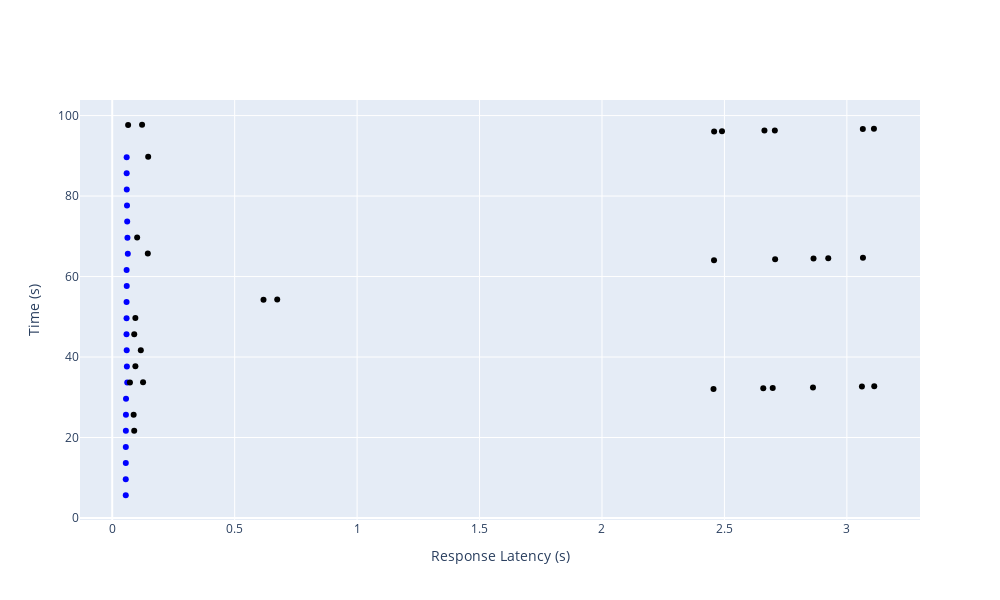

Notebook cell for this chart:
### Code cell
''' 
This cell performs the clustering according to latency s.t. we can initialize a track
'''
%autoreload 2
from fibre_tracking import DBSCANClustering

# define the number of seconds that should be considered for initialization
NUM_SECONDS = 100
T_START = 0
first_track_aps = [ap for ap in recording.actpots if ap.onset > T_START and ap.onset < T_START + NUM_SECONDS]

initial_track_labels = DBSCANClustering.perform_clustering(actpots = first_track_aps, eps = 0.003, \
                                             min_samples = 10, plot_results = True)

### Figure 1 — Plotly figure (JSON) as saved in the notebook; plotly's stock layout.template omitted (floating-point values rounded to 4 significant figures)
{"data": [{"hovertemplate": "%{text}", "marker": {"color": ["blue", "blue", "blue", "blue", "blue", "black", "blue", "black", "blue", "black", "black", "black", "black", "black", "black", "blue", "black", "black", "blue", "black", "blue", "black", "blue", "black", "blue", "black", "blue", "black", "black", "blue", "blue", "black", "black", "black", "black", "black", "blue", "black", "blue", "black", "blue", "blue", "blue", "blue", "blue", "black", "black", "black", "black", "black", "black", "black", "black", "black"], "symbol": [0, 0, 0, 0, 0, 0, 0, 0, 0, 0, 0, 0, 0, 0, 0, 0, 0, 0, 0, 0, 0, 0, 0, 0, 0, 0, 0, 0, 0, 0, 0, 0, 0, 0, 0, 0, 0, 0, 0, 0, 0, 0, 0, 0, 0, 0, 0, 0, 0, 0, 0, 0, 0, 0]}, "mode": "markers", "text": ["Latency: 55.35ms<br>Energy: 492602.87mV^2<br>Cluster Index: 0<br>Channel Index: 0<br>", "Latency: 55.25ms<br>Energy: 474010.23mV^2<br>Cluster Index: 0<br>Channel Index: 0<br>", "Latency: 55.40ms<br>Energy: 499170.06mV^2<br>Cluster Index: 0<br>Channel Index: 0<br>", "Latency: 55.50ms<br>Energy: 467836.58mV^2<br>Cluster Index: 0<br>Channel Index: 0<br>", "Latency: 55.70ms<br>Energy: 496150.22mV^2<br>Cluster Index: 0<br>Channel Index: 0<br>", "Latency: 89.80ms<br>Energy: 471432.34mV^2<br>Cluster Index: -1<br>Channel Index: 0<br>", "Latency: 56.00ms<br>Energy: 512735.34mV^2<br>Cluster Index: 0<br>Channel Index: 0<br>", "Latency: 87.50ms<br>Energy: 613601.52mV^2<br>Cluster Index: -1<br>Channel Index: 0<br>", "Latency: 56.35ms<br>Energy: 492185.37mV^2<br>Cluster Index: 0<br>Channel Index: 0<br>", "Latency: 2455.35ms<br>Energy: 397746.61mV^2<br>Cluster Index: -1<br>Channel Index: 0<br>", "Latency: 2658.60ms<br>Energy: 449923.40mV^2<br>Cluster Index: -1<br>Channel Index: 0<br>", "Latency: 2697.20ms<br>Energy: 558882.33mV^2<br>Cluster Index: -1<br>Channel Index: 0<br>", "Latency: 2861.60ms<br>Energy: 632302.33mV^2<br>Cluster Index: -1<br>Channel Index: 0<br>", "Latency: 3061.40ms<br>Energy: 421809.65mV^2<br>Cluster Index: -1<br>Channel Index: 0<br>", "Latency: 3111.80ms<br>Energy: 484615.81mV^2<br>Cluster Index: -1<br>Channel Index: 0<br>", "Latency: 61.35ms<br>Energy: 513387.48mV^2<br>Cluster Index: 0<br>Channel Index: 0<br>", "Latency: 72.35ms<br>Energy: 770091.73mV^2<br>Cluster Index: -1<br>Channel Index: 0<br>", "Latency: 125.90ms<br>Energy: 634300.16mV^2<br>Cluster Index: -1<br>Channel Index: 0<br>", "Latency: 59.90ms<br>Energy: 574607.29mV^2<br>Cluster Index: 0<br>Channel Index: 0<br>", "Latency: 94.60ms<br>Energy: 583039.21mV^2<br>Cluster Index: -1<br>Channel Index: 0<br>", "Latency: 59.15ms<br>Energy: 536935.88mV^2<br>Cluster Index: 0<br>Channel Index: 0<br>", "Latency: 116.80ms<br>Energy: 772733.91mV^2<br>Cluster Index: -1<br>Channel Index: 0<br>", "Latency: 58.35ms<br>Energy: 499366.06mV^2<br>Cluster Index: 0<br>Channel Index: 0<br>", "Latency: 89.85ms<br>Energy: 511191.01mV^2<br>Cluster Index: -1<br>Channel Index: 0<br>", "Latency: 58.50ms<br>Energy: 538189.64mV^2<br>Cluster Index: 0<br>Channel Index: 0<br>", "Latency: 94.50ms<br>Energy: 623640.43mV^2<br>Cluster Index: -1<br>Channel Index: 0<br>", "Latency: 58.60ms<br>Energy: 452541.62mV^2<br>Cluster Index: 0<br>Channel Index: 0<br>", "Latency: 617.75ms<br>Energy: 513068.01mV^2<br>Cluster Index: -1<br>Channel Index: 0<br>", "Latency: 673.80ms<br>Energy: 737274.49mV^2<br>Cluster Index: -1<br>Channel Index: 0<br>", "Latency: 59.25ms<br>Energy: 486397.35mV^2<br>Cluster Index: 0<br>Channel Index: 0<br>", "Latency: 58.75ms<br>Energy: 469377.04mV^2<br>Cluster Index: 0<br>Channel Index: 0<br>", "Latency: 2457.55ms<br>Energy: 424790.81mV^2<br>Cluster Index: -1<br>Channel Index: 0<br>", "Latency: 2707.05ms<br>Energy: 551189.09mV^2<br>Cluster Index: -1<br>Channel Index: 0<br>", "Latency: 2863.80ms<br>Energy: 565338.26mV^2<br>Cluster Index: -1<br>Channel Index: 0<br>", "Latency: 2923.95ms<br>Energy: 645416.92mV^2<br>Cluster Index: -1<br>Channel Index: 0<br>", "Latency: 3065.70ms<br>Energy: 608314.67mV^2<br>Cluster Index: -1<br>Channel Index: 0<br>", "Latency: 63.65ms<br>Energy: 497039.27mV^2<br>Cluster Index: 0<br>Channel Index: 0<br>", "Latency: 145.35ms<br>Energy: 629514.27mV^2<br>Cluster Index: -1<br>Channel Index: 0<br>", "Latency: 62.15ms<br>Energy: 455787.82mV^2<br>Cluster Index: 0<br>Channel Index: 0<br>", "Latency: 101.80ms<br>Energy: 461566.45mV^2<br>Cluster Index: -1<br>Channel Index: 0<br>", "Latency: 61.15ms<br>Energy: 515252.22mV^2<br>Cluster Index: 0<br>Channel Index: 0<br>", "Latency: 60.30ms<br>Energy: 564174.12mV^2<br>Cluster Index: 0<br>Channel Index: 0<br>", "Latency: 59.45ms<br>Energy: 471215.69mV^2<br>Cluster Index: 0<br>Channel Index: 0<br>", "Latency: 59.05ms<br>Energy: 548936.31mV^2<br>Cluster Index: 0<br>Channel Index: 0<br>", "Latency: 59.00ms<br>Energy: 529612.03mV^2<br>Cluster Index: 0<br>Channel Index: 0<br>", "Latency: 146.85ms<br>Energy: 807489.66mV^2<br>Cluster Index: -1<br>Channel Index: 0<br>", "Latency: 2457.95ms<br>Energy: 462680.50mV^2<br>Cluster Index: -1<br>Channel Index: 0<br>", "Latency: 2489.95ms<br>Energy: 562934.59mV^2<br>Cluster Index: -1<br>Channel Index: 0<br>", "Latency: 2663.40ms<br>Energy: 536345.16mV^2<br>Cluster Index: -1<br>Channel Index: 0<br>", "Latency: 2705.85ms<br>Energy: 530943.18mV^2<br>Cluster Index: -1<br>Channel Index: 0<br>", "Latency: 3065.20ms<br>Energy: 578029.04mV^2<br>Cluster Index: -1<br>Channel Index: 0<br>", "Latency: 3110.55ms<br>Energy: 580794.33mV^2<br>Cluster Index: -1<br>Channel Index: 0<br>", "Latency: 64.90ms<br>Energy: 481556.74mV^2<br>Cluster Index: -1<br>Channel Index: 0<br>", "Latency: 121.90ms<br>Energy: 638744.89mV^2<br>Cluster Index: -1<br>Channel Index: 0<br>"], "type": "scatter", "x": [0.05535, 0.05525, 0.0554, 0.0555, 0.0557, 0.0898, 0.056, 0.0875, 0.05635, 2.455, 2.659, 2.697, 2.862, 3.061, 3.112, 0.06135, 0.07235, 0.1259, 0.0599, 0.0946, 0.05915, 0.1168, 0.05835, 0.08985, 0.0585, 0.0945, 0.0586, 0.6178, 0.6738, 0.05925, 0.05875, 2.458, 2.707, 2.864, 2.924, 3.066, 0.06365, 0.1453, 0.06215, 0.1018, 0.06115, 0.0603, 0.05945, 0.05905, 0.059, 0.1469, 2.458, 2.49, 2.663, 2.706, 3.065, 3.111, 0.0649, 0.1219], "y": [5.651, 9.651, 13.65, 17.65, 21.65, 21.69, 25.65, 25.68, 29.65, 32.05, 32.26, 32.29, 32.46, 32.66, 32.71, 33.66, 33.67, 33.72, 37.66, 37.69, 41.66, 41.72, 45.66, 45.69, 49.66, 49.69, 53.66, 54.22, 54.27, 57.66, 61.66, 64.06, 64.31, 64.46, 64.52, 64.67, 65.66, 65.75, 69.66, 69.7, 73.66, 77.66, 81.66, 85.66, 89.66, 89.75, 96.06, 96.09, 96.26, 96.31, 96.67, 96.71, 97.67, 97.72]}], "layout": {"height": 600, "width": 1000, "xaxis": {"title": {"text": "Response Latency (s)"}}, "yaxis": {"title": {"text": "Time (s)"}}}}
